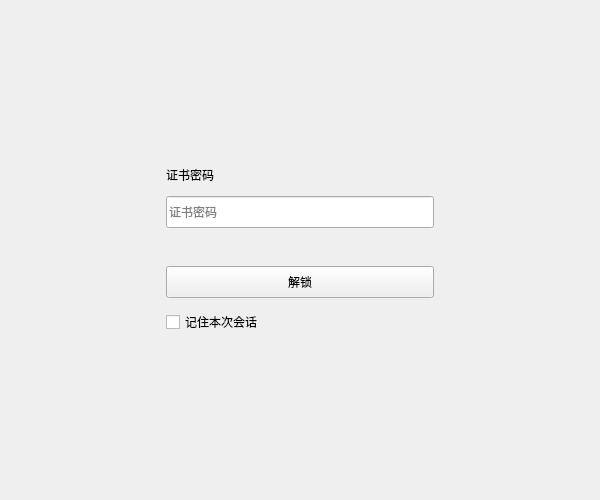
<?xml version="1.0" encoding="UTF-8"?>
<ui version="4.0">
 <class>WizUserCipherForm</class>
 <widget class="QWidget" name="WizUserCipherForm">
  <property name="geometry"><rect><x>0</x><y>0</y><width>600</width><height>500</height></rect></property>
  <property name="windowTitle"><string>解锁加密笔记</string></property>
  <layout class="QVBoxLayout" name="outerLayout">
   <item><spacer name="topSpacer"><property name="orientation"><enum>Qt::Vertical</enum></property><property name="sizeHint" stdset="0"><size><width>20</width><height>20</height></size></property></spacer></item>
   <item alignment="Qt::AlignHCenter">
    <widget class="QFrame" name="cipherCard">
     <property name="minimumSize"><size><width>300</width><height>0</height></size></property>
     <property name="maximumSize"><size><width>360</width><height>16777215</height></size></property>
     <layout class="QVBoxLayout" name="verticalLayout_3">
      <property name="spacing"><number>12</number></property>
      <property name="leftMargin"><number>16</number></property><property name="topMargin"><number>16</number></property>
      <property name="rightMargin"><number>16</number></property><property name="bottomMargin"><number>16</number></property>
      <item><widget class="QLabel" name="labelPassword"><property name="text"><string>证书密码</string></property><property name="textFormat"><enum>Qt::PlainText</enum></property><property name="wordWrap"><bool>true</bool></property></widget></item>
      <item><widget class="QLineEdit" name="editUserCipher"><property name="minimumSize"><size><width>0</width><height>32</height></size></property><property name="echoMode"><enum>QLineEdit::Password</enum></property><property name="placeholderText"><string>证书密码</string></property></widget></item>
      <item><widget class="QLabel" name="labelHint"><property name="text"><string/></property><property name="textFormat"><enum>Qt::PlainText</enum></property><property name="wordWrap"><bool>true</bool></property></widget></item>
      <item><layout class="QHBoxLayout" name="actionsLayout"><item><widget class="QPushButton" name="buttonOk"><property name="minimumSize"><size><width>0</width><height>32</height></size></property><property name="text"><string>解锁</string></property><property name="autoDefault"><bool>false</bool></property></widget></item></layout></item>
      <item><widget class="QCheckBox" name="checkSave"><property name="text"><string>记住本次会话</string></property></widget></item>
     </layout>
    </widget>
   </item>
   <item><spacer name="bottomSpacer"><property name="orientation"><enum>Qt::Vertical</enum></property><property name="sizeHint" stdset="0"><size><width>20</width><height>20</height></size></property></spacer></item>
  </layout>
 </widget>
 <tabstops><tabstop>editUserCipher</tabstop><tabstop>buttonOk</tabstop></tabstops>
 <resources/>
 <connections/>
</ui>
